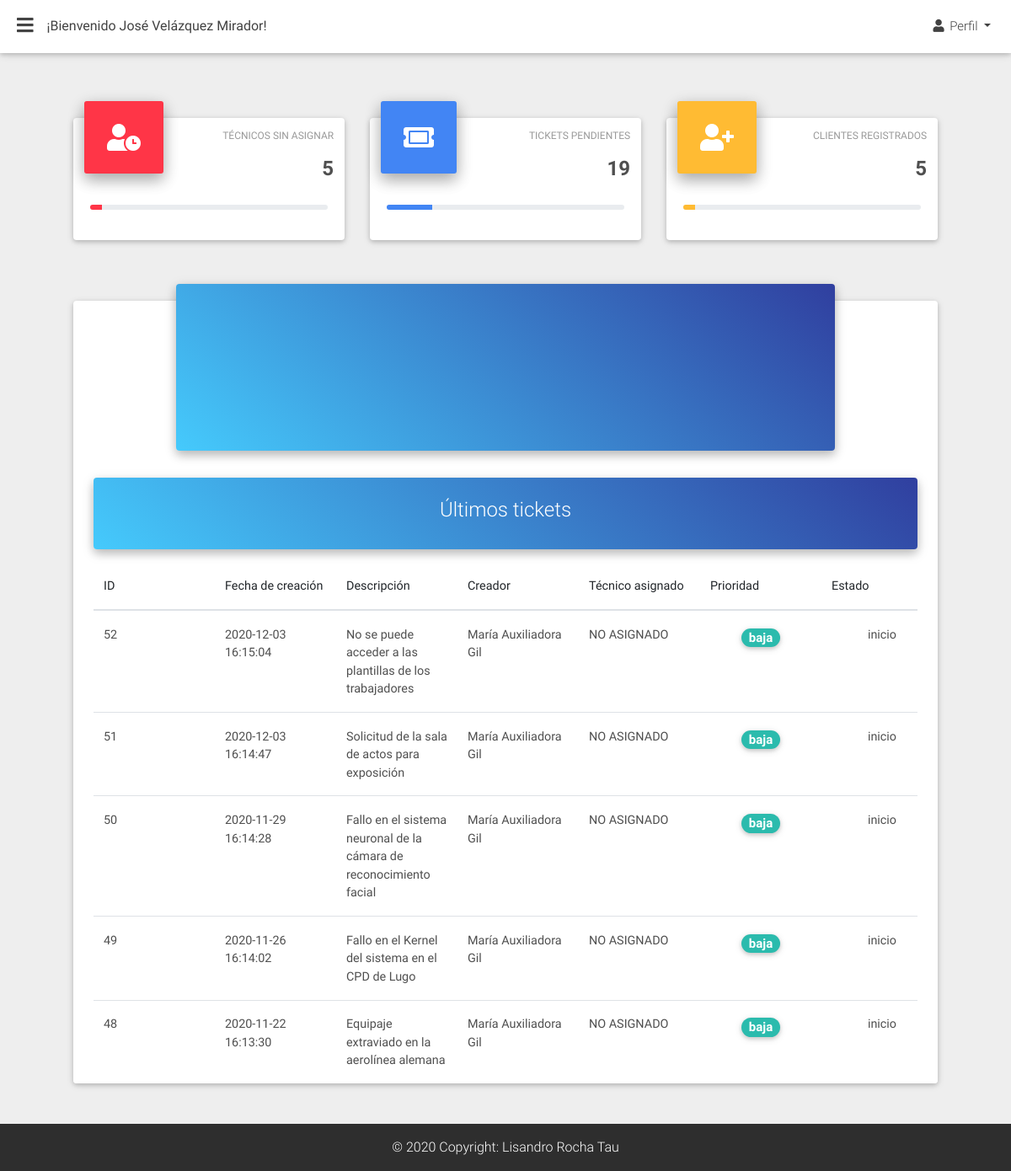
The page /practica/admin/dashboardAdmin.php (signed in) on the database its author committed.
### tables this page shows
CREATE TABLE `tickets` (
  `id` int(9) NOT NULL,
  `fecha` datetime NOT NULL,
  `descripcion` text NOT NULL,
  `creador` int(5) NOT NULL,
  `tecnico` int(5) DEFAULT NULL,
  `prioridad` varchar(9) NOT NULL,
  `estado` varchar(10) NOT NULL,
  `escalabilidad` varchar(10) NOT NULL
);

CREATE TABLE `usuarios` (
  `id` int(9) NOT NULL,
  `nombre` varchar(100) NOT NULL,
  `user` varchar(20) NOT NULL,
  `password` varchar(255) NOT NULL,
  `nivel` int(2) NOT NULL
);

### practica/admin/dashboardAdmin.php (the view, shortened to what this page needs)
<?php
include_once 'includes/templates/adminHeader.php';
include_once 'includes/funciones/funciones.php';
try {
  $stmt = $conn->query("SELECT * FROM tickets WHERE estado != 'finalizado';");
  $cantidadTickets = $stmt->num_rows;
  $stmt2 = $conn->query("SELECT id FROM usuarios WHERE nivel = 0");
  $cantidadUsuarios = $stmt2->num_rows;
  $stmt3 = $conn->query("SELECT id FROM tickets WHERE tecnico IS NULL AND escalabilidad NOT LIKE 'externa'");
  $cantidadTecnicos = $stmt3->num_rows;
} catch (Exception $e) {
  echo "Error: " . $e->getMessage();
}
?>
<main>
  <div class="container-fluid">
    <section class="mt-md-4 pt-md-2 mb-5 pb-4">
      <div class="row">
        <div class="col-xl-4 col-md-6 mb-xl-0 mb-4">
          <div class="card card-cascade cascading-admin-card">
            <div class="admin-up">
              <i class="fas fa-user-clock danger-color mr-3 z-depth-2"></i>
              <div class="data">
                <p class="text-uppercase">Técnicos sin asignar</p>
                <h4 class="font-weight-bold dark-grey-text"><?php echo $cantidadTecnicos; ?></h4>
              </div>
            </div>
            <div class="card-body card-body-cascade">
              <div class="progress mb-3">
                <div class="progress-bar danger-color" role="progressbar" style="width: <?php echo $cantidadTecnicos; ?>%"
                  aria-valuemin="0" aria-valuemax="100"></div>
                </div>
              </div>
            </div>
          </div>
          <div class="col-xl-4 col-md-6 mb-xl-0 mb-4">
            <div class="card card-cascade cascading-admin-card">
              <div class="admin-up">
                <i class="fas fa-ticket-alt primary-color mr-3 z-depth-2"></i>
                <div class="data">
                  <p class="text-uppercase">Tickets Pendientes</p>
                  <h4 class="font-weight-bold dark-grey-text"><?php echo $cantidadTickets; ?></h4>
                </div>
              </div>
              <div class="card-body card-body-cascade">
                <div class="progress mb-3">
                  <div class="progress-bar bg-primary" role="progressbar" style="width: <?php echo $cantidadTickets; ?>%"
                    aria-valuemin="0" aria-valuemax="100"></div>
                  </div>
                </div>
              </div>
            </div>
            <div class="col-xl-4 col-md-6 mb-xl-0 mb-4">
              <div class="card card-cascade cascading-admin-card">
                <div class="admin-up">
                  <i class="fas fa-user-plus warning-color mr-3 z-depth-2"></i>
                  <div class="data">
                    <p class="text-uppercase">Clientes Registrados</p>
                    <h4 class="font-weight-bold dark-grey-text"><?php echo $cantidadUsuarios; ?></h4>
                  </div>
                </div>
                <div class="card-body card-body-cascade">
                  <div class="progress mb-3">
                    <div class="progress-bar warning-color accent-2" role="progressbar" style="width: <?php echo $cantidadUsuarios; ?>%"
                      aria-valuemin="0" aria-valuemax="100"></div>
                    </div>
                  </div>
                </div>
              </div>
            </div>
          </section>
          <section class="mb-5">
            <div class="card card-cascade narrower">
              <section>
                <div class="row">
                  <div class="col-xl-10 mb-4 pb-2 mx-auto">
                    <div class="view view-cascade gradient-card-header blue-gradient">
                      <canvas id="lineChart" height="140"></canvas>
                    </div>
                  </div>
                </div>
              </section>
              <section>
                <div class="card card-cascade narrower z-depth-0">
                  <div class="view view-cascade gradient-card-header blue-gradient narrower py-2 mx-4 mb-3 d-flex justify-content-between align-items-center">
                    <h4 class="white-text mx-3 pb-3 pt-3 mx-auto">Últimos tickets</h4>
                  </div>
                  <div class="px-4">
                    <div class="table-responsive">
                      <table class="table table-hover mb-0">
                        <thead>
                          <tr>
                            <th class="th-lg">ID</th>
                            <th class="th-lg">Fecha de creación</th>
                            <th class="th-lg">Descripción</th>
                            <th class="th-lg">Creador</th>
                            <th class="th-lg">Técnico asignado</th>
                            <th class="th-lg">Prioridad</th>
                            <th class="th-lg">Estado</th>
                          </tr>
                        </thead>
                        <tbody>
                          <?php
                          try {
                            $sql = "SELECT * FROM tickets ORDER BY id DESC LIMIT 5";
                            $resultado = $conn->query($sql);
                          } catch (Exception $e) {
                            $error = $e->getMessage();
                            echo $error;
                          }
                          while($ticket = $resultado->fetch_assoc()) {
                            try {
                              $id_creador = $ticket['creador'];
                              $resultado_creador = $conn->query("SELECT nombre FROM usuarios WHERE id = $id_creador;");
                              $nombre_creador = $resultado_creador->fetch_assoc();
                            } catch (Exception $e) {
                              $error = $e->getMessage();
                              echo $error;
                            }
                            try {
                              $id_tecnico = $ticket['tecnico'];
                              if ($id_tecnico != null) {
                                $resultado_tecnico = $conn->query("SELECT nombre FROM usuarios WHERE id = $id_tecnico;");
                                $nombre_tecnico = $resultado_tecnico->fetch_assoc();
                                if (empty($nombre_tecnico['nombre'])) {
                                  $nombre_tecnico['nombre'] = "El técnico fue eliminado";
                                }
                              } else {
                                $nombre_tecnico['nombre'] = "NO ASIGNADO";
                              }
                            } catch (Exception $e) {
                              $error = $e->getMessage();
                              echo $error;
                            }
                            if ($ticket['prioridad'] == 'baja') {
                              $color = "badge-default";
                            } else if ($ticket['prioridad'] == 'media') {
                              $color = "badge-primary";
                            } else if ($ticket['prioridad'] == 'alta') {
                              $color = "badge-secondary";
                            } else if ($ticket['prioridad'] == 'grave') {
                              $color = "badge-warning";
                            } else {
                              $color = "badge-danger";
                            }
                            ?>
                            <tr>
                              <td><?php echo $ticket['id']; ?></td>
                              <td><?php echo $ticket['fecha']; ?></td>
                              <td><?php echo $ticket['descripcion']; ?></td>
                              <td><?php echo $nombre_creador['nombre']; ?></td>
                              <td><?php echo $nombre_tecnico['nombre']; ?></td>
                              <td class="text-center font-weight-bold"><h5><span class="badge badge-pill <?php echo $color; ?>"><?php echo $ticket['prioridad']; ?></span></h5></td>
                              <td class="text-center"><?php echo $ticket['estado']; ?></td>
                            </tr>
                            <?php } ?>
                        </tbody>
                      </table>
                    </div>
                  </div>
                </div>
              </section>
            </div>
          </section>
        </div>
      </main>
      <?php include_once 'includes/templates/adminFooter.php'; ?>

### practica/admin/includes/templates/adminHeader.php (shortened to what this page needs)
<!DOCTYPE html>
<html lang="en">
<head>
  <link rel="stylesheet" href="https://use.fontawesome.com/releases/v5.11.2/css/all.css">
  <link rel="stylesheet" href="css/bootstrap.min.css">
  <link rel="stylesheet" href="css/mdb.min.css">
  <link href="css/addons/datatables.min.css" rel="stylesheet">
</head>
<body class="fixed-sn white-skin">
  <header>
    <nav class="navbar fixed-top navbar-expand-lg scrolling-navbar double-nav">
      <div class="float-left">
        <a href="#" data-activates="slide-out" class="button-collapse"><i class="fas fa-bars"></i></a>
      </div>
      <div class="breadcrumb-dn mr-auto">
        <p><strong>¡Bienvenido <?php echo $_SESSION['nombre'] ?>!</strong></p>
      </div>
      <div class="d-flex change-mode">
        <ul class="nav navbar-nav nav-flex-icons ml-auto">
          <li class="nav-item dropdown">
            <a class="nav-link dropdown-toggle waves-effect" href="#" id="userDropdown" data-toggle="dropdown"
              aria-haspopup="true" aria-expanded="false">
              <i class="fas fa-user"></i> <span class="clearfix d-none d-sm-inline-block">Perfil</span>
            </a>
          </li>
        </ul>
      </div>
    </nav>
  </header>

### practica/admin/includes/templates/adminFooter.php (shortened to what this page needs)
<?php
$archivo = basename($_SERVER['PHP_SELF']);
$pagina = str_replace(".php", "", $archivo);
$activarGrafico = false;
if ($pagina == 'dashboardAdmin') {
  $activarGrafico = true;
  try {
    $sql = "SELECT id FROM tickets WHERE DATE(fecha) BETWEEN '2020-01-00' AND '2020-02-00'";
    $resultado = $conn->query($sql);
    $enero = $resultado->num_rows;
    $sql = "SELECT id FROM tickets WHERE DATE(fecha) BETWEEN '2020-02-00' AND '2020-03-00'";
    $resultado = $conn->query($sql);
    $febrero = $resultado->num_rows;
    $sql = "SELECT id FROM tickets WHERE DATE(fecha) BETWEEN '2020-03-00' AND '2020-04-00'";
    $resultado = $conn->query($sql);
    $marzo = $resultado->num_rows;
    $sql = "SELECT id FROM tickets WHERE DATE(fecha) BETWEEN '2020-04-00' AND '2020-05-00'";
    $resultado = $conn->query($sql);
    $abril = $resultado->num_rows;
    $sql = "SELECT id FROM tickets WHERE DATE(fecha) BETWEEN '2020-05-00' AND '2020-06-00'";
    $resultado = $conn->query($sql);
    $mayo = $resultado->num_rows;
    $sql = "SELECT id FROM tickets WHERE DATE(fecha) BETWEEN '2020-06-00' AND '2020-07-00'";
    $resultado = $conn->query($sql);
    $junio = $resultado->num_rows;
    $sql = "SELECT id FROM tickets WHERE DATE(fecha) BETWEEN '2020-07-00' AND '2020-08-00'";
    $resultado = $conn->query($sql);
    $julio = $resultado->num_rows;
    $sql = "SELECT id FROM tickets WHERE DATE(fecha) BETWEEN '2020-08-00' AND '2020-09-00'";
    $resultado = $conn->query($sql);
    $agosto = $resultado->num_rows;
    $sql = "SELECT id FROM tickets WHERE DATE(fecha) BETWEEN '2020-09-00' AND '2020-10-00'";
    $resultado = $conn->query($sql);
    $septiembre = $resultado->num_rows;
    $sql = "SELECT id FROM tickets WHERE DATE(fecha) BETWEEN '2020-10-00' AND '2020-11-00'";
    $resultado = $conn->query($sql);
    $octubre = $resultado->num_rows;
    $sql = "SELECT id FROM tickets WHERE DATE(fecha) BETWEEN '2020-11-00' AND '2020-12-00'";
    $resultado = $conn->query($sql);
    $noviembre = $resultado->num_rows;
    $sql = "SELECT id FROM tickets WHERE DATE(fecha) BETWEEN '2020-12-00' AND '2021-01-00'";
    $resultado = $conn->query($sql);
    $diciembre = $resultado->num_rows;
  } catch (Exception $e) {
    $error = $e->getMessage();
    echo $error;
  }
}
?>
<footer class="page-footer pt-0 mt-5 rgba-stylish-light <?php echo $fixedBottom; ?>">
  <div class="footer-copyright text-center py-3 elegant-color">
    <div class="container-fluid white-text">
      © 2020 Copyright: Lisandro Rocha Tau
    </div>
  </div>
</footer>
<?php if ($activarGrafico) { ?>
<script>
// Main chart
var ctxL = document.getElementById("lineChart").getContext('2d');
var myLineChart = new Chart(ctxL, {
  type: 'line',
  data: {
    labels: ["Enero", "Febrero", "Marzo", "Abril", "Mayo", "Junio", "Julio", "Agosto", "Septiembre", "Octubre", "Noviembre", "Diciembre"],
    datasets: [{
      label: "Tickets",
      fillColor: "#fff",
      backgroundColor: 'rgba(255, 255, 255, .3)',
      borderColor: 'rgba(255, 255, 255)',
      data: [<?php echo $enero; ?>, <?php echo $febrero; ?>, <?php echo $marzo; ?>, <?php echo $abril; ?>, <?php echo $mayo; ?>, <?php echo $junio; ?>, <?php echo $julio; ?>,
            <?php echo $agosto; ?>, <?php echo $septiembre; ?>, <?php echo $octubre; ?>, <?php echo $noviembre; ?>, <?php echo $diciembre; ?>],
    }]
  },
  options: {
    legend: {
      labels: {
        fontColor: "#fff",
      }
    },
    scales: {
      xAxes: [{
        gridLines: {
          display: true,
          color: "rgba(255,255,255,.25)"
        },
        ticks: {
          fontColor: "#fff",
        },
      }],
      yAxes: [{
        display: true,
        gridLines: {
          display: true,
          color: "rgba(255,255,255,.25)"
        },
        ticks: {
          fontColor: "#fff",
        },
      }],
    }
  }
});
</script>
<?php } ?>
</body>
</html>

### rows shown on the page
tickets: id "52", fecha "2020-12-03 16:15:04", descripcion "No se puede acceder a las plantillas de los trabajadores", usuarios.nombre "María Auxiliadora Gil", nombre "NO ASIGNADO", prioridad "baja", estado "inicio"
tickets: id "51", fecha "2020-12-03 16:14:47", descripcion "Solicitud de la sala de actos para exposición", usuarios.nombre "María Auxiliadora Gil", nombre "NO ASIGNADO", prioridad "baja", estado "inicio"
tickets: id "50", fecha "2020-11-29 16:14:28", descripcion "Fallo en el sistema neuronal de la cámara de reconocimiento facial", usuarios.nombre "María Auxiliadora Gil", nombre "NO ASIGNADO", prioridad "baja", estado "inicio"
tickets: id "49", fecha "2020-11-26 16:14:02", descripcion "Fallo en el Kernel del sistema en el CPD de Lugo", usuarios.nombre "María Auxiliadora Gil", nombre "NO ASIGNADO", prioridad "baja", estado "inicio"
tickets: id "48", fecha "2020-11-22 16:13:30", descripcion "Equipaje extraviado en la aerolínea alemana", usuarios.nombre "María Auxiliadora Gil", nombre "NO ASIGNADO", prioridad "baja", estado "inicio"

### other values the page prints
$_SESSION['nombre'] "José Velázquez Mirador"
$cantidadTecnicos "5"
$cantidadTickets "19"
$cantidadUsuarios "5"
